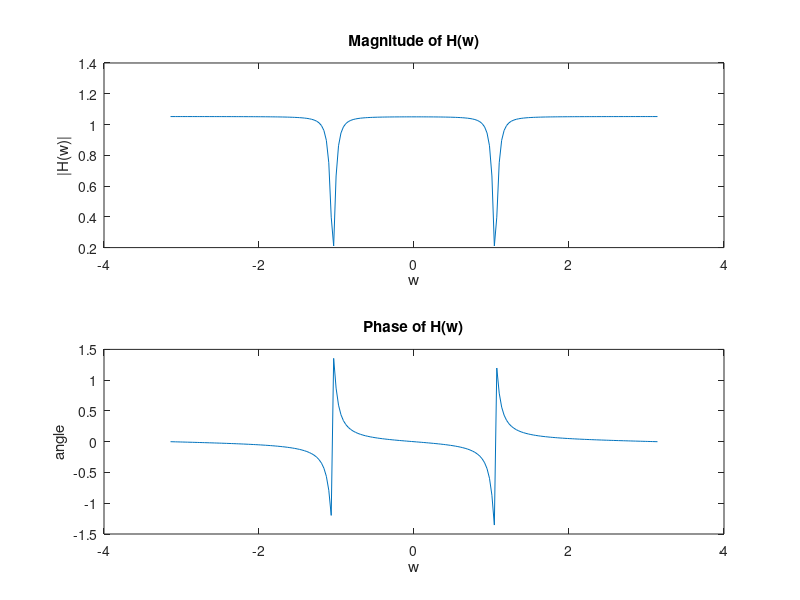

This figure's MATLAB source:
%!-------------------------------------------------------------------------------------------------
%! DSP HW4 #4
%!  - Plot magnitude and phase of H(w)
%!-------------------------------------------------------------------------------------------------

%! Enviorment
w = (-100:100)*pi/100;    % -pi:pi

% Signal
h = (1 - exp(-1j*w) + exp(-2j*w)) ./ ...
    (1 - .95*exp(-1j*w) + .9025*exp(-2j*w));

% Plot
subplot(2,1,1)
plot(w, abs(h))
title('Magnitude of H(w)')
ylabel('|H(w)|')
xlabel('w')
subplot(2,1,2)
plot(w, angle(h))
title('Phase of H(w)')
ylabel('angle')
xlabel('w')
